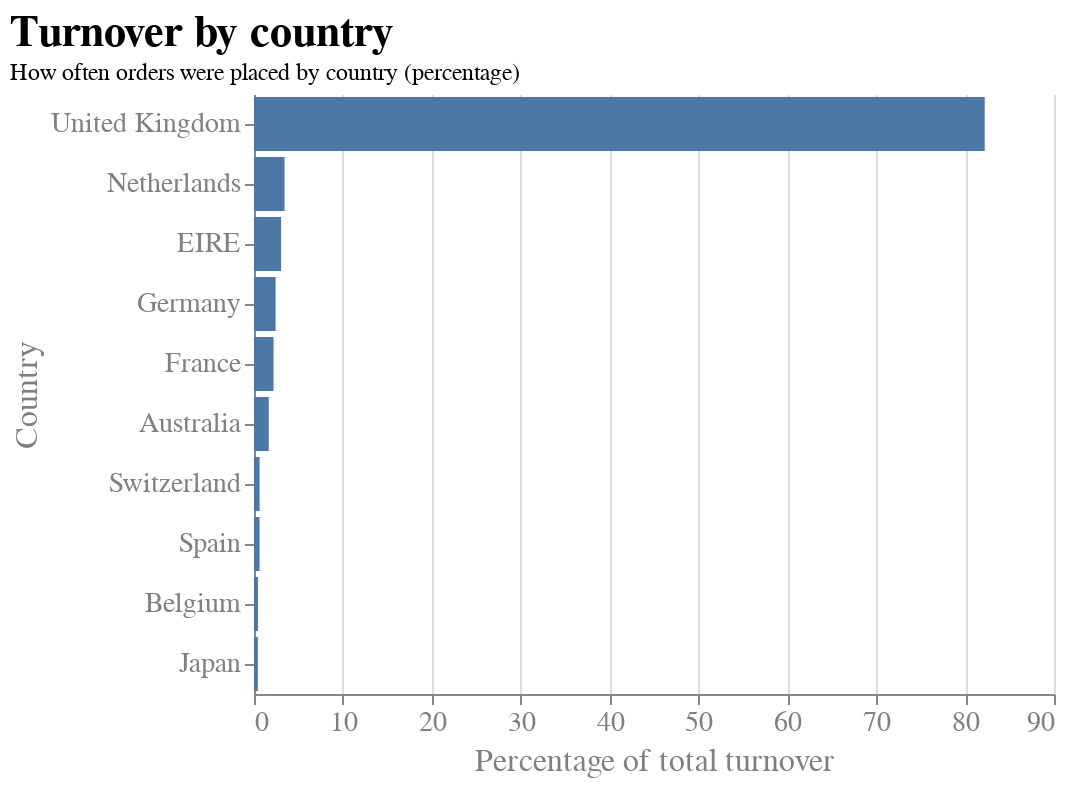

Here is the notebook cell this chart was saved with:
### Markdown cell above
#### H1: Die Einnahmen des Online-Shops werden maßgeblich vom Land beeinflusst, in dem das Unternehmen ansässig ist.

### Code cell
# Berechnung des Gesamtumsatzes für jedes Land
country_totals = df.groupby('Country')['TotalPrice'].sum()

# Berechnung des prozentualen Anteils am Gesamtumsatz für jedes Land
country_percentages = country_totals / country_totals.sum() * 100

# Erstellen eines DataFrame mit den Spalten Land und Anteil am Gesamtumsatz
df_country_percentages = pd.DataFrame({'Country': country_percentages.index, 'Percentage': country_percentages.values})

df_country_percentages = df_country_percentages.sort_values(by='Percentage', ascending=False).head(10) 

# Visualisierung des prozentualen Anteils am Gesamtumsatz für jedes Land
alt.Chart(df_country_percentages).mark_bar().encode(
    x=alt.X('Percentage', axis=alt.Axis(title='Percentage of total turnover')),
    y=alt.Y('Country', sort='-x', axis=alt.Axis(title='Country'))
).properties(
    title='Revenue by Country',
    width=400,
    height=300
).configure_view(
    strokeWidth=0
).configure_title(
    fontSize=22,
    font="Arial",
    color="black",
    anchor="start"
).configure_axis(
    labelFont="Arial",
    titleFont="Arial",
    labelFontSize=14,
    titleFontSize=16,
    titleFontWeight="normal",
    labelColor="grey",
    titleColor="grey"
).properties(
    title={"text":["Turnover by country"], "subtitle":["How often orders were placed by country (percentage)"]},
)

### Figure 1 — Vega-Lite specification as saved in the notebook (floating-point values rounded to 4 significant figures)
{"config": {"view": {"continuousWidth": 400, "continuousHeight": 300, "strokeWidth": 0}, "axis": {"labelColor": "grey", "labelFont": "Arial", "labelFontSize": 14, "titleColor": "grey", "titleFont": "Arial", "titleFontSize": 16, "titleFontWeight": "normal"}, "title": {"anchor": "start", "color": "black", "font": "Arial", "fontSize": 22}}, "data": {"name": "data-8954331179f4061755cd7ae508967018"}, "mark": "bar", "encoding": {"x": {"axis": {"title": "Percentage of total turnover"}, "field": "Percentage", "type": "quantitative"}, "y": {"axis": {"title": "Country"}, "field": "Country", "sort": "-x", "type": "nominal"}}, "height": 300, "title": {"text": ["Turnover by country"], "subtitle": ["How often orders were placed by country (percentage)"]}, "width": 400, "$schema": "https://vega.github.io/schema/vega-lite/v4.17.0.json", "datasets": {"data-8954331179f4061755cd7ae508967018": [{"Country": "United Kingdom", "Percentage": 82.21}, {"Country": "Netherlands", "Percentage": 3.436}, {"Country": "EIRE", "Percentage": 3.049}, {"Country": "Germany", "Percentage": 2.432}, {"Country": "France", "Percentage": 2.201}, {"Country": "Australia", "Percentage": 1.66}, {"Country": "Switzerland", "Percentage": 0.6286}, {"Country": "Spain", "Percentage": 0.6272}, {"Country": "Belgium", "Percentage": 0.4444}, {"Country": "Japan", "Percentage": 0.4293}]}}
